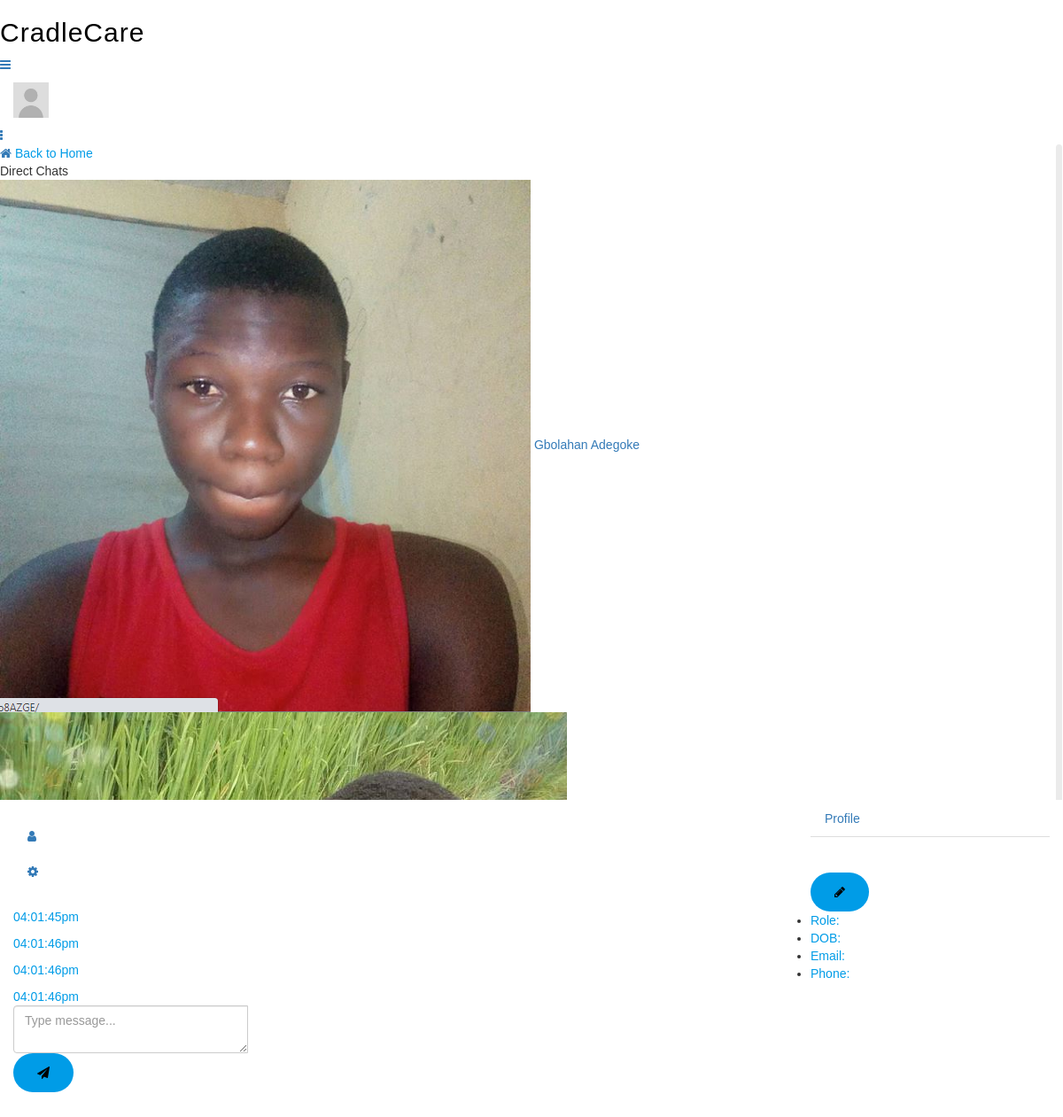
The app's page /chat.php with its own data.
### tables this page shows
CREATE TABLE `staff` (
  `id` int(11) NOT NULL,
  `firstname` varchar(100) NOT NULL,
  `lastname` varchar(100) NOT NULL,
  `staff_id` varchar(100) NOT NULL,
  `email` varchar(100) NOT NULL,
  `password` varchar(50) NOT NULL,
  `usertype_id` int(3) NOT NULL,
  `job_role` varchar(100) NOT NULL,
  `dob` varchar(50) NOT NULL,
  `gender` varchar(10) NOT NULL,
  `address` text NOT NULL,
  `city` varchar(100) NOT NULL,
  `state` varchar(100) NOT NULL,
  `phone` varchar(20) NOT NULL,
  `passport` varchar(250) NOT NULL,
  `short_bio` text NOT NULL,
  `status` varchar(100) NOT NULL,
  `salary` varchar(20) NOT NULL,
  `date_created` varchar(50) NOT NULL,
  `join_date` varchar(100) NOT NULL,
  `date_updated` varchar(50) NOT NULL
);

CREATE TABLE `group_chat` (
  `message_id` int(11) NOT NULL,
  `from_user_id` varchar(100) NOT NULL,
  `to_userid` text NOT NULL,
  `sender_name` varchar(250) NOT NULL,
  `group_id` varchar(100) NOT NULL,
  `chat_in` text NOT NULL,
  `chat_out` text NOT NULL,
  `chat_time` varchar(100) NOT NULL,
  `chat_date` varchar(100) NOT NULL
);

### chat.php (the view, shortened to what this page needs)
<?php
include('connection.php');
$id = $_SESSION['id'];
if(isset($_GET['id']))
{
	$to_id = $_GET['id'];
	$from_id = $_GET['id'];
	$image = $_GET['image'];
	$from_name = $_GET['name'];
}
else
{
	$from_id = "";
}
$sql2 = "SELECT * FROM group_chat WHERE (to_userid = '$staff_id' AND from_user_id = '$from_id') || (from_user_id = '$staff_id' AND to_userid = '$from_id') ";
$run2 = mysqli_query($connect,$sql2);
$rowss = mysqli_fetch_all($run2, MYSQLI_ASSOC);
$sql1 = "SELECT * FROM staff ";
$run1 = mysqli_query($connect,$sql1);
$rows = mysqli_fetch_all($run1, MYSQLI_ASSOC);
?>
<!DOCTYPE html>
<html lang="en">
<head>
    <link rel="stylesheet" type="text/css" href="assets/css/bootstrap.min.css">
    <link rel="stylesheet" type="text/css" href="assets/css/font-awesome.min.css">
    <link rel="stylesheet" type="text/css" href="assets/css/style.css">
</head>
<body>
    <div class="main-wrapper">
        <div class="header">
            <div class="header-left">
             				<a href="index.php" class="logo">
				<h2 style="color:black">CradleCare</h2>
				</a>
            </div>
            <a id="mobile_btn" class="mobile_btn float-left" href="#sidebar"><i class="fa fa-bars"></i></a>
            <ul class="nav user-menu float-right">
                <li class="nav-item dropdown has-arrow">
                    <a href="#" class="dropdown-toggle nav-link user-link" data-toggle="dropdown">
                        <span class="user-img"><img class="rounded-circle" src="assets/img/user.jpg" width="40" alt="Admin">
							<span class="status online"></span></span>
                    </a>
                </li>
            </ul>
            <div class="dropdown mobile-user-menu float-right">
                <a href="#" class="nav-link dropdown-toggle" data-toggle="dropdown" aria-expanded="false"><i class="fa fa-ellipsis-v"></i></a>
            </div>
        </div>
        <div class="sidebar" id="sidebar">
            <div class="sidebar-inner slimscroll">
                <div class="sidebar-menu">
                    <ul>
                        <li>
                            <a href="index.php"><i class="fa fa-home back-icon"></i> <span>Back to Home</span></a>
                        <li class="menu-title">Direct Chats <a href="#" class="add-user-icon" data-toggle="modal" data-target="#add_chat_user"></a></li>
                         <?php foreach($rows as $show):?>
						<li>
                            <a href="chat.php?id=<?php echo $show['staff_id']?>&name=<?php echo $show['firstname']." ".$show['lastname']?>&image=<?php echo $show['passport'] ?>"><span class="chat-avatar-sm user-img"><img src="<?php echo 'assets/passport/' .$show['passport'] ?>" alt="" class="rounded-circle"></span> <?php echo $show['firstname']." ".$show['lastname'] ?></a>
                        </li>
						<?php endforeach ?>
                    </ul>
                </div>
            </div>
        </div>
        <div class="page-wrapper">
            <div class="chat-main-row">
                <div class="chat-main-wrapper">
                    <div class="col-lg-9 message-view chat-view">
                        <div class="chat-window">
                            <div class="fixed-header">
                                <div class="navbar">
                                    <div class="user-details mr-auto">
                                        <div class="float-left user-img m-r-10">
                                        </div>
                                    </div>
                                    <ul class="nav custom-menu">
                                        <li class="nav-item">
                                            <a href="#chat_sidebar" class="nav-link task-chat profile-rightbar float-right" id="task_chat"><i class="fa fa-user"></i></a>
                                        </li>
                                        <li class="nav-item dropdown dropdown-action">
                                            <a href="#" class="nav-link dropdown-toggle" data-toggle="dropdown" aria-expanded="false"><i class="fa fa-cog"></i></a>
                                        </li>
                                    </ul>
                                </div>
                            </div>
                            <div class="chat-contents" id = "get_chat">
                                <div class="chat-content-wrap">
                                    <div class="chat-wrap-inner">
                                        <div class="chat-box">
                                            <div class="chats">
											<?php foreach($rowss as $chat_m): ?>
                                                <div class="chat chat-left">
                                                    <div class="chat-body">
                                                        <div class="chat-bubble">
                                                            <div class="chat-content">
																<span class="chat-time"><?php echo $chat_m['chat_time']?></span>
                                                            </div>
                                                        </div>
                                                    </div>
                                                </div>
												<?php endforeach;?>
                                            </div>
                                        </div>
                                    </div>
                                </div>
                            </div>
                            <div class="chat-footer">
                                <div class="message-bar">
                                    <div class="message-inner">
                                        <div class="message-area">
                                            <div class="input-group">
                                                <textarea class="form-control" placeholder="Type message..." id = "the_message"></textarea>
                                                <span class="input-group-append">
													<button class="btn btn-primary" type="button" onclick = "SendMessage()"><i class="fa fa-send"></i></button>
												</span>
                                            </div>
                                        </div>
                                    </div>
                                </div>
                            </div>
                        </div>
                    </div>
                    <div class="col-lg-3 message-view chat-profile-view chat-sidebar" id="chat_sidebar">
                        <div class="chat-window video-window">
                            <div class="fixed-header">
                                <ul class="nav nav-tabs nav-tabs-bottom">
                                    <li class="nav-item"><a class="nav-link active" href="#profile_tab" data-toggle="tab">Profile</a></li>
                                </ul>
                            </div>
                            <div class="tab-content chat-contents">
                                <div class="content-full tab-pane show active" id="profile_tab">
                                    <div class="display-table">
                                        <div class="table-row">
                                            <div class="table-body">
                                                <div class="table-content">
                                                    <div class="chat-profile-img">
                                                        <div class="edit-profile-img">
                                                        </div>
                                                        <a href="edit-employee.php?id=<?php echo $id ?>" class="btn btn-primary edit-btn"><i class="fa fa-pencil"></i></a>
                                                    </div>
                                                    <div class="chat-profile-info">
                                                        <ul class="user-det-list">
                                                            <li>
                                                                <span>Role:</span>
                                                            </li>
                                                            <li>
                                                                <span>DOB:</span>
                                                            </li>
                                                            <li>
                                                                <span>Email:</span>
                                                            </li>
                                                            <li>
                                                                <span>Phone:</span>
                                                            </li>
                                                        </ul>
                                                    </div>
                                                </div>
                                            </div>
                                        </div>
                                    </div>
                                </div>
                            </div>
                        </div>
                    </div>
                </div>
            </div>
        </div>
    </div>
</body>
</html>

### assets/css/style.css (style rules this page uses)
* { padding:0; margin: 0; font-family:'Gill Sans', 'Gill Sans MT', Calibri, 'Trebuchet MS', sans-serif; box-sizing: border-box; }
.logo { color: #009ce7; font-size: 35px; letter-spacing: 1px; cursor: pointer; }
span { color: #009ce7; }
.btn { background-color:#009ce7; color: black; text-decoration: none; border: 2px solid transparent; font-weight: bold; padding: 10px 25px; border-radius: 30px; transition: transform .4s; }

### records on screen
staff: passport (picture), firstname "Gbolahan", lastname "Adegoke"
staff: passport (picture)
group_chat: chat_time "04:01:45pm"
group_chat: chat_time "04:01:46pm"
group_chat: chat_time "04:01:46pm"
group_chat: chat_time "04:01:46pm"
